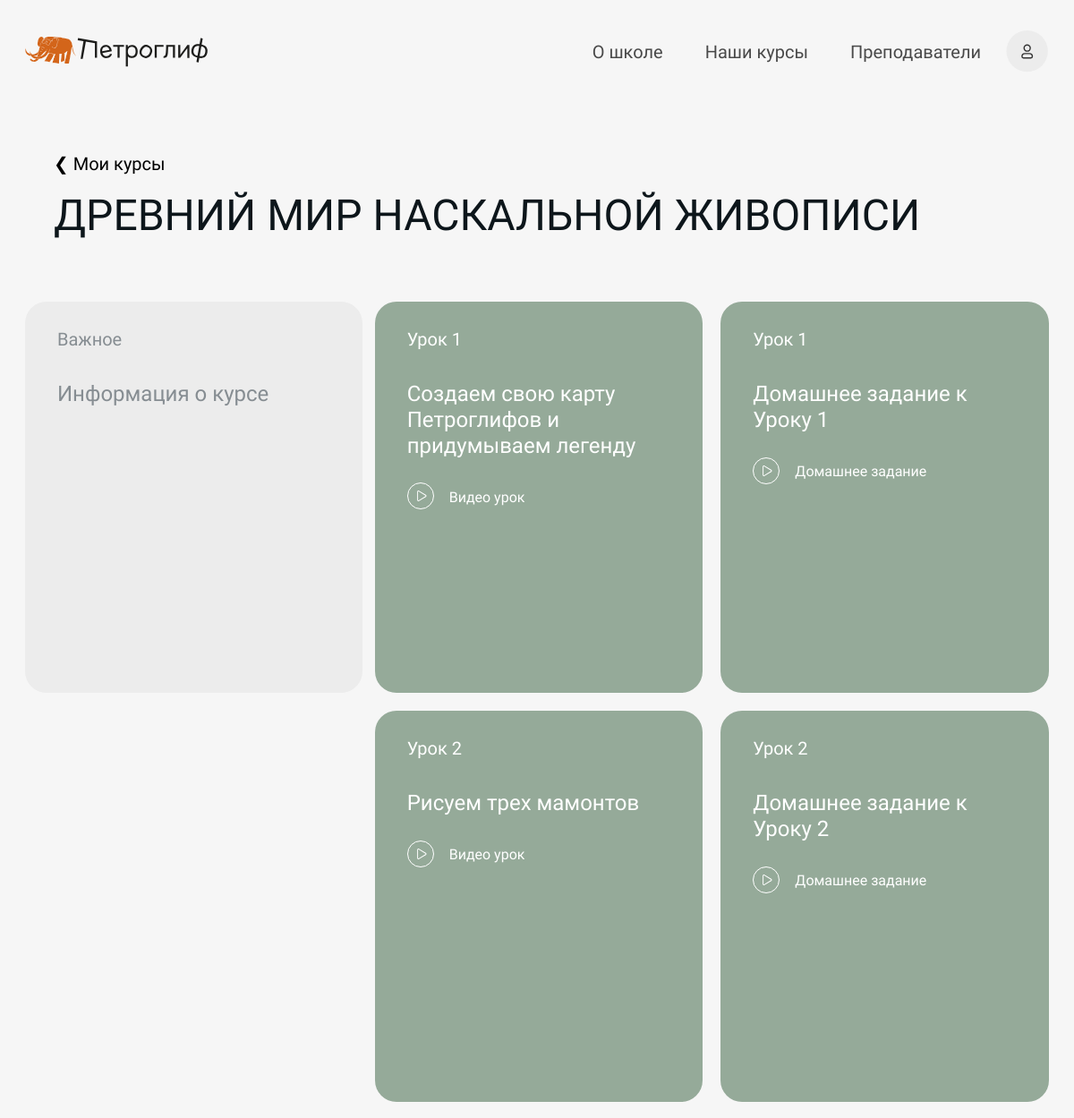
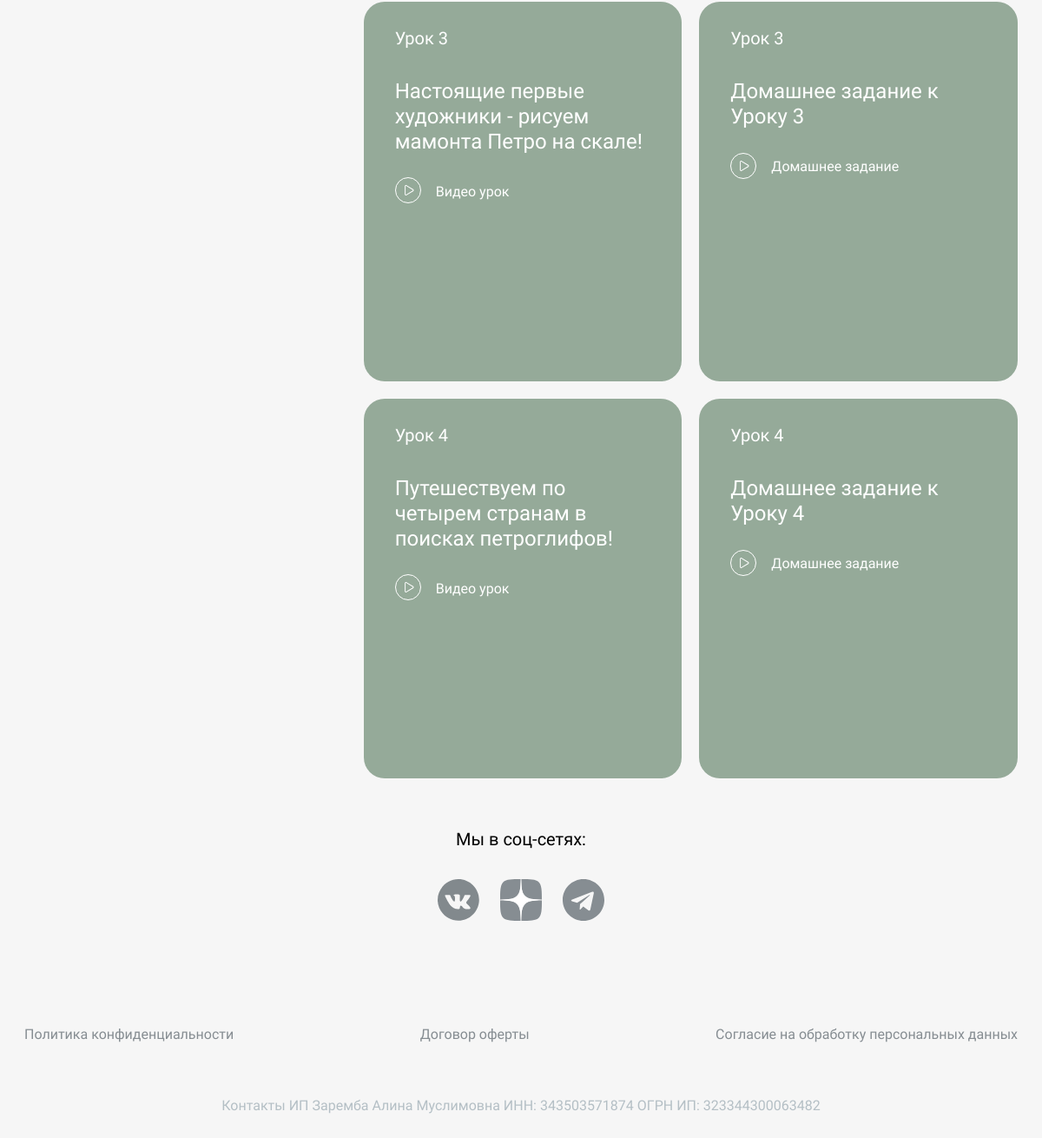
The page /self-account/course/first-course/ (signed in) on the database its author committed (2 pictures, top to bottom).
### mainapp/models.py (models this page shows, shortened)
class Course(models.Model):
    class CourseCategory(models.TextChoices):
        ART = ("ART", "ИСКУССТВО")
        DESIGN = ("DESIGN", "ДИЗАЙН")
        SOFT_SKILLS = ("SOFT_SKILLS", "SOFT SKILLS")
    id = models.UUIDField(default=uuid4, primary_key=True)
    title = models.CharField(verbose_name="Название курса", max_length=150)
    slug = models.SlugField(verbose_name="URL", max_length=200, unique=True, blank=True, null=True)
    category = models.CharField(verbose_name="Категория курса", max_length=11, choices=CourseCategory.choices)
    note = models.CharField(verbose_name="Цель курса", max_length=200, blank=True)
    description = models.TextField(verbose_name="Описание курса", blank=True)
    price = models.IntegerField(verbose_name="Стоимость курса")
    image = models.ImageField(verbose_name="Изображение", blank=True, null=True, upload_to="сourses_images")
    talents = models.ManyToManyField(Talent, verbose_name="Навыки, которые дает курс", related_name="courses")
    benefits = models.ManyToManyField(Benefit, verbose_name="Польза курса", related_name="courses")
    duration = models.CharField(verbose_name="Продолжительность курса", max_length=25, blank=True)
    age_group = models.CharField(verbose_name="Возрастная группа", max_length=25, blank=True)
    tools = models.TextField(verbose_name="Необходимые материалы и инструменты для курса", blank=True)
    preparation = models.ForeignKey(Preparation, verbose_name="Уровень подготовки", on_delete=models.CASCADE,
                                    null=True, related_name="courses")
    filling = models.TextField(verbose_name="Наполнение курса", blank=True)
    mentors = models.ManyToManyField(Mentor, verbose_name="Менторы", related_name="courses")
    question_lessons_features = models.TextField(verbose_name="Как проходят занятия на курсе?")
    question_access_duration = models.TextField(verbose_name="На сколько по времени доступен курс?")
    question_homework = models.TextField(verbose_name="Что насчет домашнего задания?")
    question_joining_telegram_chat = models.TextField(verbose_name="Что я получу, вступив в телеграм-канал курса?")
    question_paid_no_access = models.TextField(verbose_name="Я оплатил и не получил доступ к курсу")
    telegram_channel_link = models.URLField(verbose_name="Ссылка на тг-канал", blank=True, null=True)
    on_sale = models.BooleanField(verbose_name="В продаже", default = False)
    is_popular = models.BooleanField(verbose_name="Популярный", default=False)
    created_at = models.DateTimeField(verbose_name='Создан', auto_now_add=True)
    updated_at = models.DateTimeField(verbose_name='Обновлен', auto_now=True)
    deleted = models.BooleanField(verbose_name="Удален", default=False)
    class Meta:
        verbose_name = "Курс"
        verbose_name_plural = "Курсы"
        ordering = ["title"]

class Lesson(models.Model):
    class LessonType(models.TextChoices):
        ONLINE_LESSON = ("Online lesson", "Онлайн-урок")
        VIDEO_LESSON = ("Video lesson", "Видеоурок")
    id = models.UUIDField(default=uuid4, primary_key=True)
    title = models.CharField(verbose_name="Название урока", max_length=150)
    number = models.IntegerField(verbose_name="Номер урока")
    course = models.ForeignKey(Course, verbose_name="Курс", on_delete=models.CASCADE, related_name="lessons")
    type = models.CharField(verbose_name="Тип урока", max_length=13, choices=LessonType.choices)
    lesson_goal = models.TextField(verbose_name="Цель урока", blank=True)
    new_skill = models.TextField(verbose_name="Чему научится ребенок", blank=True)
    materials = models.TextField(verbose_name="Что нужно для урока", blank=True)
    image = models.ImageField(verbose_name="Изображение", blank=True, null=True, upload_to="lessons_img/")
    description = models.TextField(verbose_name="Описание урока", blank=True)
    video_file = models.FileField(verbose_name="Видео в записи", blank=True, null=True,
                                  upload_to="lessons_videos/")
    pdf_file = models.FileField(verbose_name="Дополнительный файл", blank=True, null=True,
                                upload_to="lessons_files/")
    link = models.CharField(verbose_name="Ссылка на онлайн-урок", max_length=150, blank=True)
    lesson_date = models.DateTimeField(verbose_name="Дата онлайн-урока", blank=True, null=True)
    created_at = models.DateTimeField(verbose_name='Создан', auto_now_add=True)
    updated_at = models.DateTimeField(verbose_name='Обновлен', auto_now=True)
    deleted = models.BooleanField(verbose_name="Удален", default=False)
    class Meta:
        verbose_name = "Урок"
        verbose_name_plural = "Уроки"
        ordering = ["course", "number"]

### mainapp/views.py (the view)
# urls.py: path('self-account/course/<str:slug>/', main_views.view_self_account_course, name='self-account-course'),
def view_self_account_course(request, slug):
    current_user = request.user
    if current_user.is_authenticated:
        course = current_user.courses.filter(slug=slug)
        if course:
            student_course = mainapp_models.StudentCourse.objects.filter(user=current_user) & mainapp_models.StudentCourse.objects.filter(course=course[0])
            lessons = course[0].lessons.all().order_by('number')
            context = {'user': current_user,
                       'studentCourse': student_course[0],
                       'lessons': lessons,
                       'course': course[0],
                       }
            return render(request, 'mainapp/user_course.html', context)
        else:
            messages.error(request, 'У Вас нет такого курса!')
            return redirect('index')
    messages.error(request, 'Для данных действий необходимо авторизоваться')
    return redirect('index')

### authapp/auth.py (called while the page is built)
    def get_user(self, user_id):
        try:
            return User.objects.get(pk=user_id)
        except User.DoesNotExist:
            return None

### mainapp/templates/mainapp/user_course.html (shortened to what this page needs)
{% extends "mainapp/base.html" %}
{% block content %}
    {% include "mainapp/parts_pages/account_course.html" %}
{% endblock %}

### mainapp/templates/mainapp/parts_pages/account_course.html (shortened to what this page needs)
{% load static %}
<div class="site-box">
    <h1 class="section__title">
        <a href="/self-account/">&#10094  Мои курсы</a>
        {{ course.title }}
    </h1>
</div>
<div class="site-box">
        <div class="account__lessons">
            <div class="account__lesson-important">
                <div class="account__lesson-block">
                    <p>Важное</p>
                    <a href="/self-account/lesson_zero/{{ course.slug }}/">Информация о курсе</a>
                </div>
            </div>
            <div class="account__lesson-data">
                {% for lesson in lessons %}
                <div class="account__lesson-two">
                    {% if lesson.type == 'Video lesson' %}
                        {% if lesson.number <= studentCourse.lesson_number %}
                        <div class="account__lesson-open">
                            <p class="account__lesson-num">Урок {{ lesson.number }}</p>
                            <p class="account__lesson-name">{{ lesson.title }}</p>
                            <a href="/self-account/lesson/{{ course.slug }}/{{ lesson.number }}/0/"><div class="account__lesson-play">Видео урок</div></a>
                        </div>
                        <div class="account__lesson-open">
                            <p class="account__lesson-num">Урок {{ lesson.number }}</p>
                            <p class="account__lesson-name">Домашнее задание к Уроку {{ lesson.number }}</p>
                            <a href="/self-account/lesson/{{ course.slug }}/{{ lesson.number }}/1/"><div class="account__lesson-play">Домашнее задание</div></a>
                        </div>
                        {% endif %}
                    {% endif %}
                </div>
                {% endfor %}
            </div>
        </div>
</div>

### mainapp/static/css/index.css (style rules this page uses)
* { margin: 0; padding: 0; }
body { font-family: 'Onest', sans-serif; font-size: 16px; font-weight: 300; line-height: 1; background: #F6F6F6; }
.site-box { max-width: 1224px; min-width: 347px; padding: 0 clamp(14px, 3vw, 28px); margin: 0 auto; font-weight: 400; }
.section__title { color: #0D161B; font-size: clamp(2.375rem, 4vw, 3.5rem); font-weight: 400; text-transform: uppercase; padding: clamp(40px, 6vw, 100px) calc(clamp(40px, 6vw, 76px) - 40px) clamp(40px, 6vw, 80px); }

### mainapp/static/css/account.css (style rules this page uses)
.account__lessons { display: flex; gap: 14px; margin-bottom: clamp(50px, 5vw, 100px); }
.section__title > a { font-size: clamp(1rem, 2vw, 1.25rem); text-transform: none; margin-bottom: clamp(14px, 2vw, 27px); display: block; text-decoration: none; color: #000000; }
.account__lesson-important { flex: 1; }
.account__lesson-block { padding: 32px clamp(18px, 3vw, 36px); height: 373px; background-color: #ECECEC; color: #868D92; border-radius: 24px; }
.account__lesson-block > p { font-size: clamp(1rem, 2vw, 1.25rem); margin-bottom: 37px; font-weight: 200; }
.account__lesson-block > a { font-size: clamp(1.5rem, 2vw, 2.25rem); line-height: 1.2; text-decoration: none; color: #868D92; }
.account__lesson-data { flex: 2; display: flex; justify-content: left; flex-direction: column; gap: clamp(10px, 2vw, 20px); }
.account__lesson-two { display: flex; gap: clamp(10px, 2vw, 20px); }
.account__lesson-open { padding: 32px clamp(18px, 3vw, 36px); height: 373px; background-color: #95AA99; color: #FFFFFF; border-radius: 24px; flex: 1; }
.account__lesson-num { font-size: clamp(1rem, 2vw, 1.25rem); margin-bottom: 37px; font-weight: 200; }
.account__lesson-name { font-size: clamp(1.5rem, 2vw, 2.25rem); line-height: 1.2; margin-bottom: 27px; }
.account__lesson-open > a { text-decoration: none; }
.account__lesson-play { font-size: clamp(0.75rem, 2vw, 1rem); color: #FFFFFF; font-weight: 200; display: flex; align-items: center; }
.account__lesson-play::before { content: url(../img/btn_lesson_play.svg); margin-right: 17px; }

### rows shown on the page
Course: title "ДРЕВНИЙ МИР НАСКАЛЬНОЙ ЖИВОПИСИ"
Lesson: number "1", title "Создаем свою карту Петроглифов и придумываем легенду"
Lesson: number "2", title "Рисуем трех мамонтов"
Lesson: number "3", title "Настоящие первые художники - рисуем мамонта Петро на скале!"
Lesson: number "4", title "Путешествуем по четырем странам в поисках петроглифов!"
